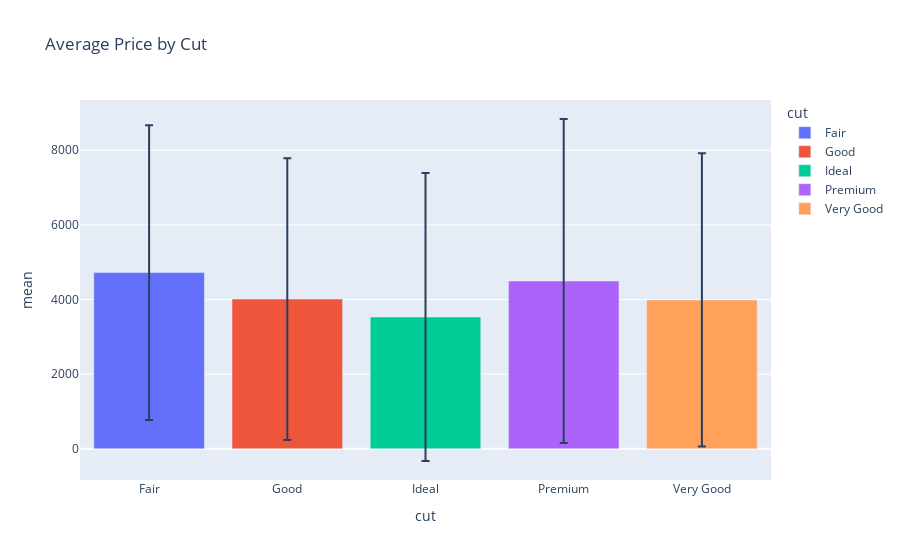

Notebook cell for this chart:
### Code cell
fig = px.bar(df_stats, x='cut', y = 'mean',error_y='std',
             title='Average Price by Cut',
             color='cut'
             )
fig.show()

### Figure 1 — Plotly figure (JSON) as saved in the notebook; plotly's stock layout.template omitted (floating-point values rounded to 4 significant figures)
{"data": [{"alignmentgroup": "True", "error_y": {"array": [3953.0]}, "hovertemplate": "cut=%{x}<br>mean=%{y}<extra></extra>", "legendgroup": "Fair", "marker": {"color": "#636efa", "pattern": {"shape": ""}}, "name": "Fair", "offsetgroup": "Fair", "orientation": "v", "showlegend": true, "textposition": "auto", "type": "bar", "x": ["Fair"], "xaxis": "x", "y": [4721.0], "yaxis": "y"}, {"alignmentgroup": "True", "error_y": {"array": [3775.0]}, "hovertemplate": "cut=%{x}<br>mean=%{y}<extra></extra>", "legendgroup": "Good", "marker": {"color": "#EF553B", "pattern": {"shape": ""}}, "name": "Good", "offsetgroup": "Good", "orientation": "v", "showlegend": true, "textposition": "auto", "type": "bar", "x": ["Good"], "xaxis": "x", "y": [4011.0], "yaxis": "y"}, {"alignmentgroup": "True", "error_y": {"array": [3859.0]}, "hovertemplate": "cut=%{x}<br>mean=%{y}<extra></extra>", "legendgroup": "Ideal", "marker": {"color": "#00cc96", "pattern": {"shape": ""}}, "name": "Ideal", "offsetgroup": "Ideal", "orientation": "v", "showlegend": true, "textposition": "auto", "type": "bar", "x": ["Ideal"], "xaxis": "x", "y": [3530.0], "yaxis": "y"}, {"alignmentgroup": "True", "error_y": {"array": [4343.0]}, "hovertemplate": "cut=%{x}<br>mean=%{y}<extra></extra>", "legendgroup": "Premium", "marker": {"color": "#ab63fa", "pattern": {"shape": ""}}, "name": "Premium", "offsetgroup": "Premium", "orientation": "v", "showlegend": true, "textposition": "auto", "type": "bar", "x": ["Premium"], "xaxis": "x", "y": [4496.0], "yaxis": "y"}, {"alignmentgroup": "True", "error_y": {"array": [3930.0]}, "hovertemplate": "cut=%{x}<br>mean=%{y}<extra></extra>", "legendgroup": "Very Good", "marker": {"color": "#FFA15A", "pattern": {"shape": ""}}, "name": "Very Good", "offsetgroup": "Very Good", "orientation": "v", "showlegend": true, "textposition": "auto", "type": "bar", "x": ["Very Good"], "xaxis": "x", "y": [3988.0], "yaxis": "y"}], "layout": {"barmode": "relative", "legend": {"title": {"text": "cut"}, "tracegroupgap": 0}, "title": {"text": "Average Price by Cut"}, "xaxis": {"anchor": "y", "categoryarray": ["Fair", "Good", "Ideal", "Premium", "Very Good"], "categoryorder": "array", "domain": [0, 1], "title": {"text": "cut"}}, "yaxis": {"anchor": "x", "domain": [0, 1], "title": {"text": "mean"}}}}
